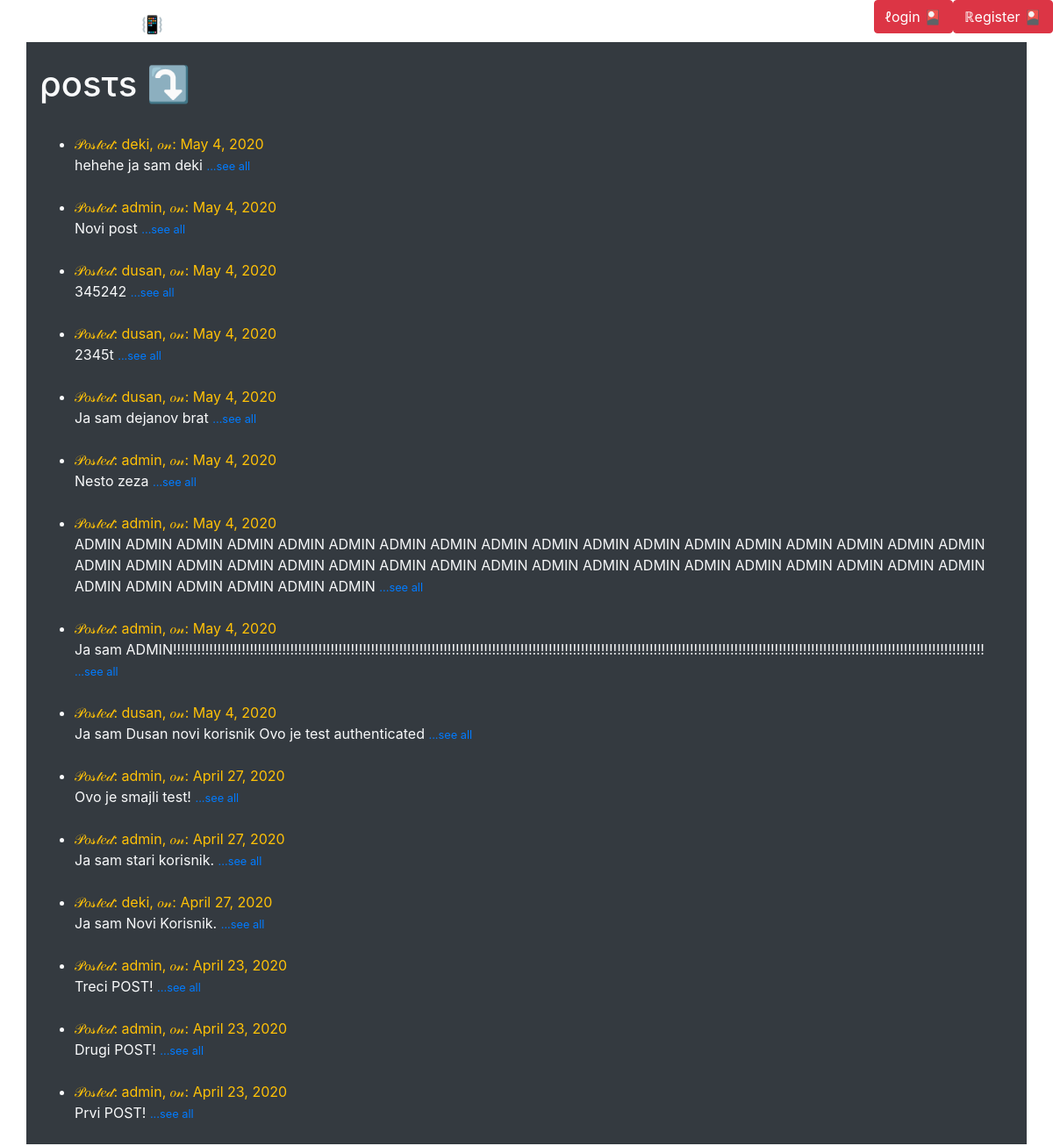
Before: / with the older database file.
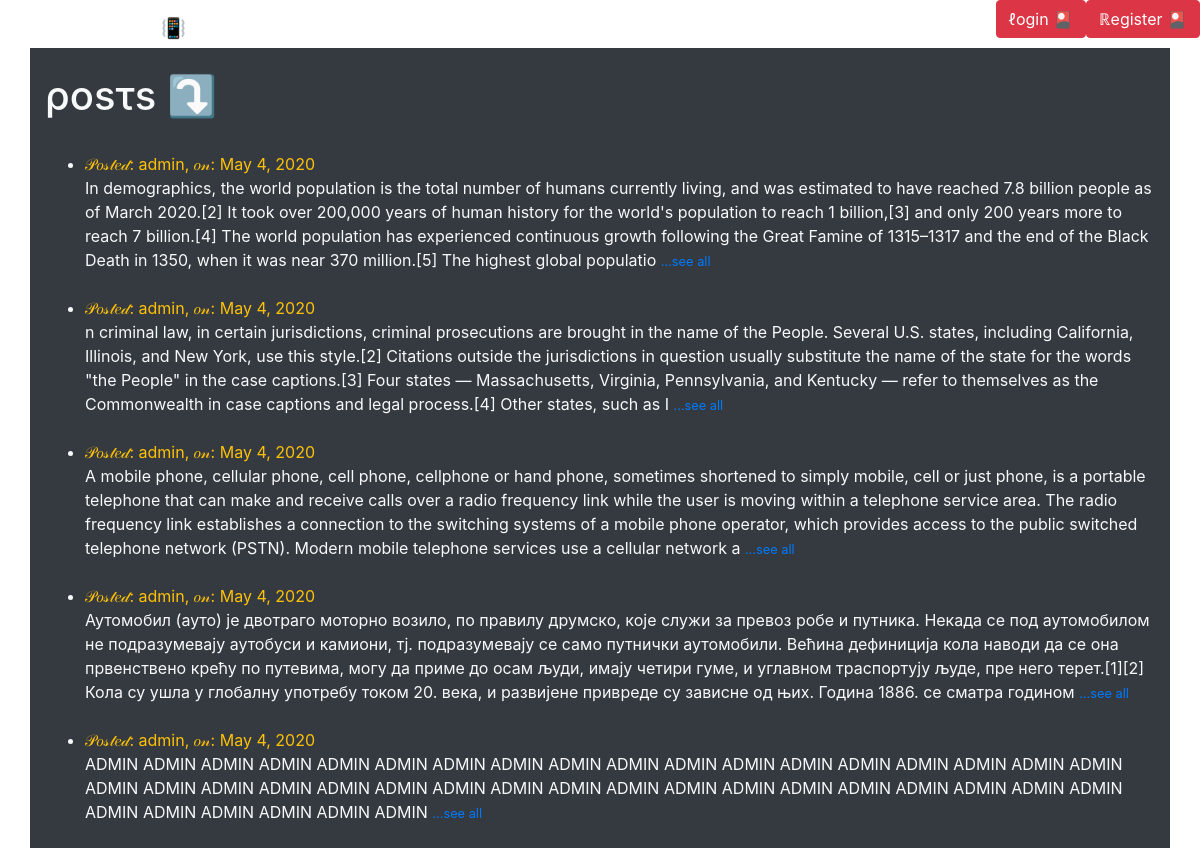
After: the same page with the newer database file.
### theblog/models.py (models this page shows, shortened)
class Post(models.Model):
	author = models.ForeignKey(User, on_delete=models.CASCADE)
	body = models.TextField()
	post_date = models.DateField(auto_now_add=True)

### theblog/views.py (the view)
# urls.py: path('', HomeView.as_view(), name="home"),
class HomeView(ListView):
	model = Post
	template_name = 'home.html'
	ordering = ['-id']

### theblog/templates/home.html (shortened to what this page needs)
{% extends 'base.html' %}
{% block content %}
<br>
<h1> ροsτs ⤵</h1>
<br>
<ul>
{% for post in object_list %}
<li>
	<div class='text-warning'>
𝒫𝑜𝓈𝓉𝑒𝒹: {{ post.author }}, 𝑜𝓃: {{ post.post_date }}
	</div>
	<h7> {{ post.body|slice:":500"|safe }}
		<a href="{% url 'article_details' post.pk %}">
		<small>...see all</small> </a>
	</h7>
<br><br>
</li>
{% endfor %}
</ul>
{% endblock %}

### theblog/templates/base.html (shortened to what this page needs)
<!doctype html>
<html lang="en">
  <head>
    <link rel="stylesheet" href="https://stackpath.bootstrapcdn.com/bootstrap/4.4.1/css/bootstrap.min.css">
  </head>
  <body style = "background:url(https://cdn.pixabay.com/photo/2016/11/29/04/42/conifer-1867371_960_720.jpg)">
<div class="float-left">
  <nav class="navbar navbar-dark">
    <a class="navbar-brand" href="{% url 'home' %}">𝓜𝔂 𝓑𝓵𝓸𝓰 𝓟𝓪𝓰𝓮 📳</a>
  </nav>
</div>
<div>
  {% if user.is_authenticated %}
  <p></p>
        <a class="btn btn-primary float-center" href="{% url 'add_post' %}"> ✎ New </a>
        <a class="btn btn-danger float-right" href="{% url 'logout' %}"> ✘ Log Out </a>
        <br><br>
  {% else %}
      <a class="btn btn-danger float-right" href="{% url 'register' %}"> ℝegister 🎴</a>
      <a class="btn btn-danger float-right" href="{% url 'login' %}"> ℓogin 🎴</a>
      <br><br>
  {% endif %}
<div class = 'container bg-dark text-light' >
    {% block content %}
    {% endblock %}
    </div>
    </div>
  </body>
</html>

Changed rows visible on the page:
removed Post: author "deki", post_date "May 4, 2020", body "hehehe ja sam deki"
removed Post: author "admin", post_date "May 4, 2020", body "Novi post"
removed Post: author "dusan", post_date "May 4, 2020", body "345242"
removed Post: author "dusan", post_date "May 4, 2020", body "2345t"
removed Post: author "dusan", post_date "May 4, 2020", body "Ja sam dejanov brat"
removed Post: author "admin", post_date "May 4, 2020", body "Nesto zeza"
removed Post: author "admin", post_date "May 4, 2020", body "Ja sam ADMIN!!!!!!!!!!!!!!!!!!!!!!!!!!!!!!!!!!!!!!!!!!!!!!!!!!!!!!!!!!!!!!!!!!!!!!!!!!!!!!!!!!!!!!!!!!!!!!!!!!!!!!!!!!!!!!!!!!!!!!!!!!!!!!!!!!!!!!!!!!!!!!!!!!!!!!!!!!!!!!!!!!!!!!!!!!!!!!!!!!!!!!!!!!!!!!!!!!!!!!!!!"
removed Post: author "dusan", post_date "May 4, 2020", body "Ja sam Dusan novi korisnik Ovo je test authenticated"
removed Post: author "admin", post_date "April 27, 2020", body "Ovo je smajli test!"
removed Post: author "admin", post_date "April 27, 2020", body "Ja sam stari korisnik."
removed Post: author "deki", post_date "April 27, 2020", body "Ja sam Novi Korisnik."
removed Post: author "admin", post_date "April 23, 2020", body "Treci POST!"
removed Post: author "admin", post_date "April 23, 2020", body "Drugi POST!"
removed Post: author "admin", post_date "April 23, 2020", body "Prvi POST!"
added Post: author "admin", post_date "May 4, 2020", body "In demographics, the world population is the total number of humans currently living, and was estimated to have reached 7.8 billion people as of March 2020.[2] It took over 200,000 years of human history for the world's population to reach 1 billion,[3] and only 200 years more to reach 7 billion.[4] The world population has experienced continuous growth following the Great Famine of 1315–1317 and the end of the Black Death in 1350, when it was near 370 million.[5] The highest global populatio"
added Post: author "admin", post_date "May 4, 2020", body "n criminal law, in certain jurisdictions, criminal prosecutions are brought in the name of the People. Several U.S. states, including California, Illinois, and New York, use this style.[2] Citations outside the jurisdictions in question usually substitute the name of the state for the words \"the People\" in the case captions.[3] Four states — Massachusetts, Virginia, Pennsylvania, and Kentucky — refer to themselves as the Commonwealth in case captions and legal process.[4] Other states, such as I"
added Post: author "admin", post_date "May 4, 2020", body "A mobile phone, cellular phone, cell phone, cellphone or hand phone, sometimes shortened to simply mobile, cell or just phone, is a portable telephone that can make and receive calls over a radio frequency link while the user is moving within a telephone service area. The radio frequency link establishes a connection to the switching systems of a mobile phone operator, which provides access to the public switched telephone network (PSTN). Modern mobile telephone services use a cellular network a"
added Post: author "admin", post_date "May 4, 2020", body "Аутомобил (ауто) је двотраго моторно возило, по правилу друмско, које служи за превоз робе и путника. Некада се под аутомобилом не подразумевају аутобуси и камиони, тј. подразумевају се само путнички аутомобили. Већина дефиниција кола наводи да се она првенствено крећу по путевима, могу да приме до осам људи, имају четири гуме, и углавном траспортују људе, пре него терет.[1][2] Кола су ушла у глобалну употребу током 20. века, и развијене привреде су зависне од њих. Година 1886. се сматра годином"
